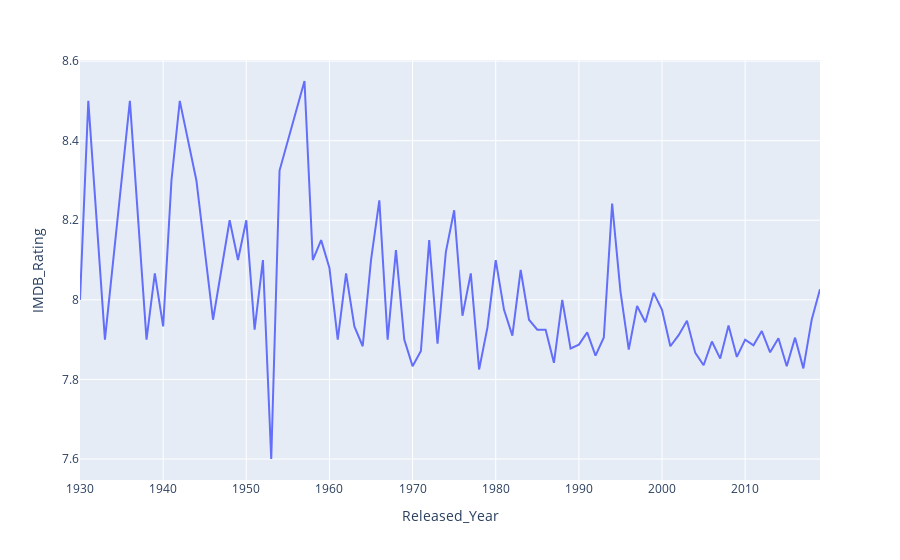

The notebook cell this image was saved under:
### Markdown cell above
Boom in gross collection of movies in 1939

Analysis:
 1. Average Gross collection of a movie is increasing with the year.
 2. This graph shows that movies are generating more revenue now as compared to past.
 3. This is due to increase in inflation and reach of cinema.
 4. But in 1939, we see peak in gross collection where Average movie gross collection is $ 70.11 million
 5. If we adjust it for inflation the gross will be $ 1271 Million(in 2018) which is 6 times greater than gross collection in 2018( $216 Million).
 6. 1939 is considered "Hollywood’s Golden Year".

### Code cell
px.line(new1,y='IMDB_Rating',x='Released_Year')

### Figure 1 — Plotly figure (JSON) as saved in the notebook; plotly's stock layout.template omitted (floating-point values rounded to 4 significant figures)
{"data": [{"hovertemplate": "Released_Year=%{x}<br>IMDB_Rating=%{y}<extra></extra>", "legendgroup": "", "line": {"color": "#636efa", "dash": "solid"}, "marker": {"symbol": "circle"}, "mode": "lines", "name": "", "orientation": "v", "showlegend": false, "type": "scatter", "x": [1930, 1931, 1933, 1934, 1936, 1938, 1939, 1940, 1941, 1942, 1944, 1946, 1948, 1949, 1950, 1951, 1952, 1953, 1954, 1957, 1958, 1959, 1960, 1961, 1962, 1963, 1964, 1965, 1966, 1967, 1968, 1969, 1970, 1971, 1972, 1973, 1974, 1975, 1976, 1977, 1978, 1979, 1980, 1981, 1982, 1983, 1984, 1985, 1986, 1987, 1988, 1989, 1990, 1991, 1992, 1993, 1994, 1995, 1996, 1997, 1998, 1999, 2000, 2001, 2002, 2003, 2004, 2005, 2006, 2007, 2008, 2009, 2010, 2011, 2012, 2013, 2014, 2015, 2016, 2017, 2018, 2019], "xaxis": "x", "y": [8, 8.5, 7.9, 8.1, 8.5, 7.9, 8.067, 7.933, 8.3, 8.5, 8.3, 7.95, 8.2, 8.1, 8.2, 7.925, 8.1, 7.6, 8.325, 8.55, 8.1, 8.15, 8.08, 7.9, 8.067, 7.933, 7.883, 8.1, 8.25, 7.9, 8.125, 7.9, 7.833, 7.871, 8.15, 7.89, 8.12, 8.225, 7.96, 8.067, 7.825, 7.93, 8.1, 7.975, 7.91, 8.075, 7.95, 7.925, 7.925, 7.842, 8, 7.878, 7.888, 7.918, 7.86, 7.905, 8.242, 8.021, 7.875, 7.985, 7.944, 8.018, 7.975, 7.883, 7.911, 7.947, 7.867, 7.836, 7.895, 7.852, 7.935, 7.857, 7.9, 7.886, 7.921, 7.868, 7.904, 7.833, 7.905, 7.828, 7.95, 8.027], "yaxis": "y"}], "layout": {"legend": {"tracegroupgap": 0}, "margin": {"t": 60}, "xaxis": {"anchor": "y", "domain": [0, 1], "title": {"text": "Released_Year"}}, "yaxis": {"anchor": "x", "domain": [0, 1], "title": {"text": "IMDB_Rating"}}}}
